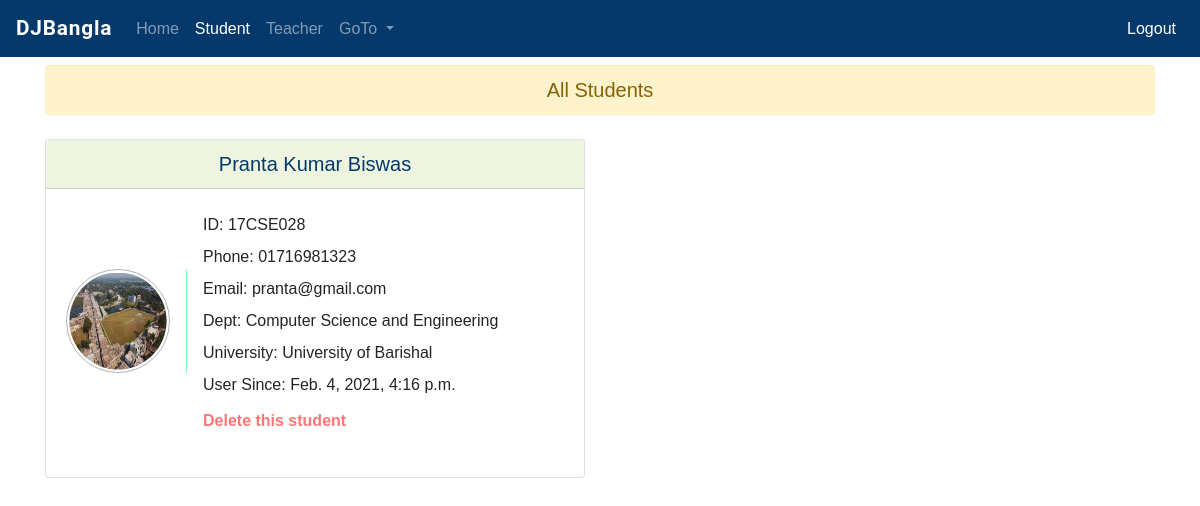
The page /multiauth/teacher/view/student (signed in) on the database its author committed.
### multiauth/models.py (models this page shows)
class User(AbstractUser):
    is_student = models.BooleanField(default=False)
    is_teacher = models.BooleanField(default=False)

class Student(models.Model):
    user = models.OneToOneField(User, on_delete=models.CASCADE, primary_key=True)
    name = models.CharField(max_length=254)
    student_id = models.CharField(max_length=50, unique=True)
    phone = models.CharField(max_length=11)
    dept = models.CharField(max_length=150)
    university = models.CharField(max_length=150)

class UserProfileImage(models.Model):
    user = models.OneToOneField(User, on_delete=models.CASCADE, primary_key=True)
    image = models.ImageField(upload_to="uploaded_image/user")

### multiauth/decorators.py (the view)
    def wrapper(request, *args, **kwargs):
        user = request.user
        if True == user.is_superuser:
            return function(request, *args, **kwargs)
        elif True != user.is_teacher:
            return redirect('no_access')
        else:
            return function(request, *args, **kwargs)

### multiauth/views.py (called while the page is built)
@login_required(login_url='multiauth_login')
@teacher_required
def teacher_view_student(request):
    allstudents = User.objects.filter(is_student=True)
    diction = {'allstudents':allstudents}
    return render(request, 'multiauth/student_view.html', context=diction)

### templates/multiauth/student_view.html (shortened to what this page needs)
{% extends 'multiauth/base.html' %}
{% load static %}
{% block studentactive %}
    active
{% endblock studentactive %}
{% block body %}
<div class="container">
<div class="alert alert-warning mt-2 mb-3"><h5 class="text-center">All Students</h5></div>
    <div class="others_id mt-3">
        <div class="row">
            {% for students in allstudents %}
            <div class="col-md-6">
                <div class="card mt-2">
                    <div class="card-header mycardheader1">
                        <h5 class="text-center">{{ students.student.name }}</h5>
                    </div>
                    <div class="card-body">
                        <div class="myprofilecard">
                            <div class="cardprofilepic">
                                {% if students.userprofileimage.image %}
                                    <img src="{{students.userprofileimage.image.url}}" >
                                {% else %}
                                    <img src="{% static 'img/logo.png' %}" alt="profile" >
                                {% endif %}
                            </div>
                            <div class="card_details">
                                <p>ID: {{students.student.student_id}}</p>
                                <p>Phone: {{students.student.phone}}</p>
                                <p>Email: {{students.email}}</p>
                                <p>Dept: {{students.student.dept}}</p>
                                <p>University: {{students.student.university}}</p>
                                <p>User Since: {{students.date_joined}}</p>
                                <form action="{% url 'delete_student_by_teacher' students.id %}" method="POST" class="d-inline ">
                                    <button class="profiledangerbtn2 mt-2">Delete this student</button>
                                </form>
                            </div>
                        </div>
                        <br>
                    </div>
                </div>
            </div>
            {% endfor %}
        </div>
    </div>
</div>
    <br><br>
{% endblock body %}

### static/css/basestyle.css (style rules this page uses)
* { margin: 0; padding: 0; }
:root { --roboto: "Roboto", sans-serif; --engfont: "Raleway", sans-serif; --banglafont: "Hind Siliguri", sans-serif; --bg: #5cdb94; --darkcolor: #05396b; --lightcolor: #edf5e0; --btn: #389583; --btnhover: #edf5e0; --dj: #0c4b33; }
body { margin: 0; padding: 0; font-family: var(--banglafont); }
p { margin-top: 0; margin-bottom: 1rem; margin: 0; padding: 0; line-height: 2.3rem; font-size: 1.2rem; text-align: justify; }

### static/css/crudsearch.css (style rules this page uses)
* { margin: 0; padding: 0; }
:root { --roboto: "Roboto", sans-serif; --engfont: "Raleway", sans-serif; --banglafont: "Hind Siliguri", sans-serif; --bg: #5cdb94; --darkcolor: #05396b; --lightcolor: #edf5e0; --btn: #389583; --btnhover: #edf5e0; --dj: #0c4b33; --djlite: #4d7b69; }
h5 { margin: 0; }
.mycardheader1 { background: var(--lightcolor); color: var(--darkcolor); }

### static/css/multiauth.css (style rules this page uses)
* { margin: 0; padding: 0; scroll-behavior: smooth; }
:root { --roboto: "Roboto", sans-serif; --engfont: "Ubuntu", sans-serif; --banglafont: "Hind Siliguri", sans-serif; --bg: #5cdb94; --darkcolor: #05396b; --lightcolor: #edf5e0; --btn: #389583; --btnhover: #edf5e0; --dj: #0c4b33; }
.profiledangerbtn2 { border: 0px; color: #ff3e3eb5; font-weight: 700; background: white; }
.myprofilecard { display: flex; flex-direction: row; align-items: center; }
.cardprofilepic img { border-radius: 30rem !important; height: 6.5rem; width: 6.5rem; padding: .15rem; border: 1px solid #b3b3b3; }
.cardprofilepic { padding-right: 1rem; border-right: 1px solid #80fab5; }
.card_details { padding-left: 1rem; }
.card_details p { line-height: 2rem; font-size: 1rem; font-weight: 500; font-family: var(--engfont); }

### rows shown on the page
User: student.name "Pranta Kumar Biswas", userprofileimage.image (picture), student.student_id "17CSE028", student.phone "01716981323", email "pranta@gmail.com", student.dept "Computer Science and Engineering", student.university "University of Barishal", date_joined "Feb. 4, 2021, 4:16 p.m."
